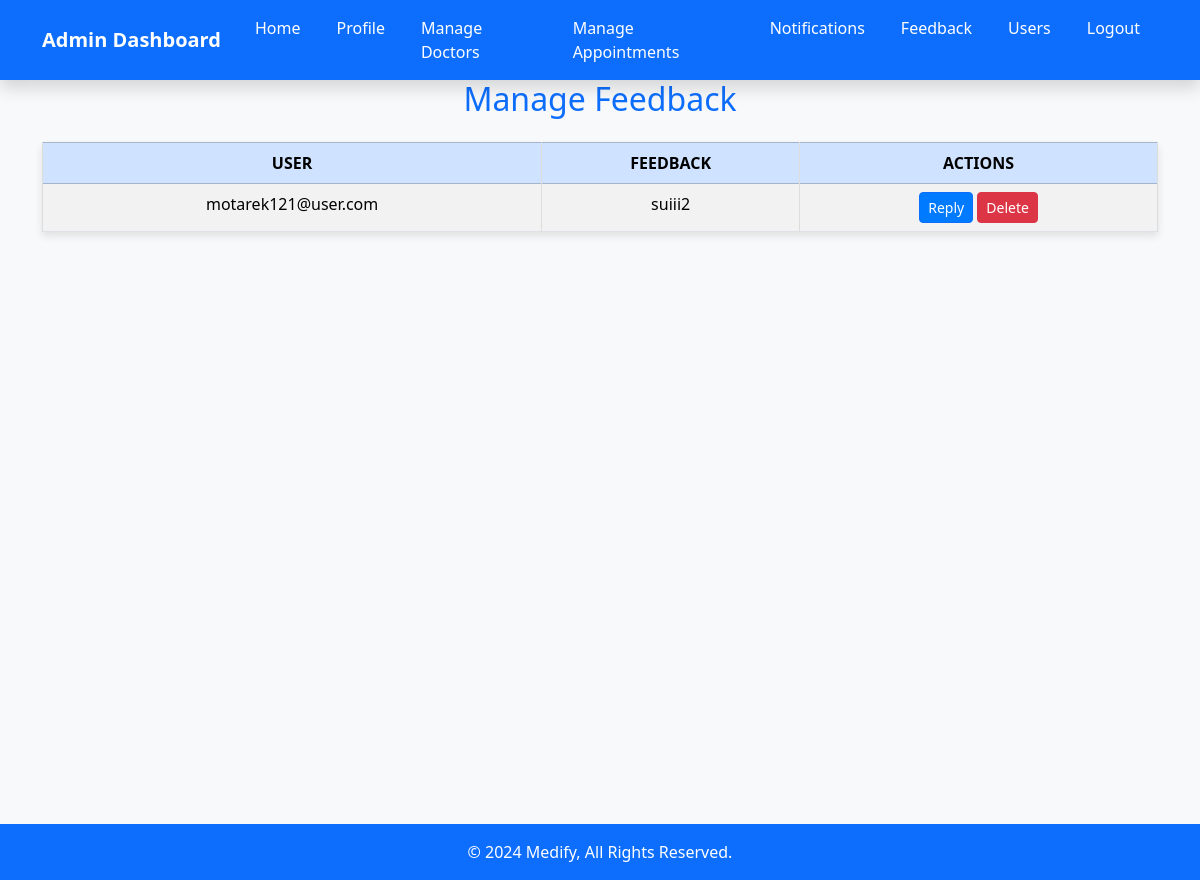
Page /feedback (signed in) on the earlier database version.
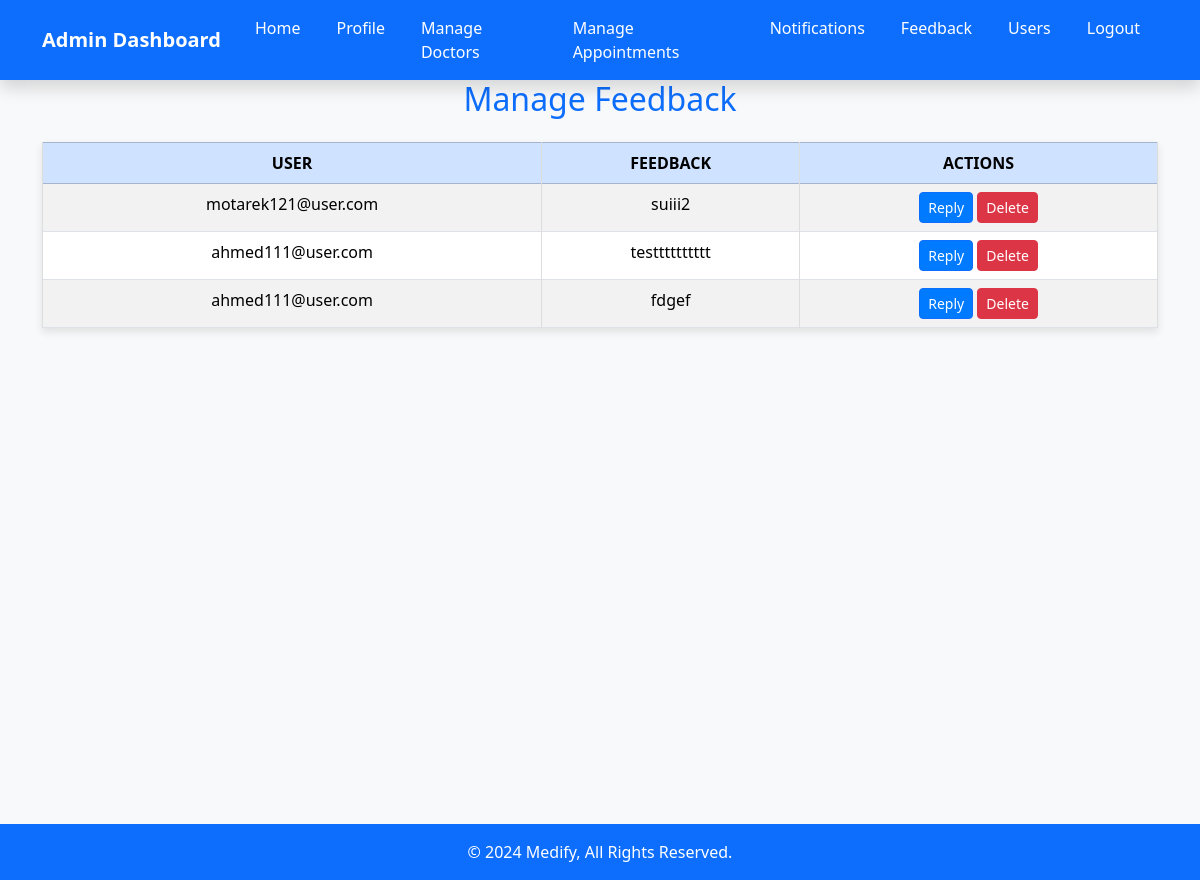
Same page on the later database version.
### tables this page shows
CREATE TABLE suggestions (
            id INTEGER PRIMARY KEY AUTOINCREMENT,
            user_email TEXT NOT NULL,
            suggestion TEXT NOT NULL,
            FOREIGN KEY (user_email) REFERENCES users (email)
        );

### app.py (the view)
@app.route('/feedback')
def feedback():
    if 'user_type' in session and session['user_type'] == 'admin':
        with sqlite3.connect("users.db") as conn:
            cursor = conn.cursor()
            cursor.execute("SELECT user_email, suggestion FROM suggestions")
            suggestions = cursor.fetchall()
        return render_template('feedback.html', suggestions=suggestions)
    return redirect(url_for('login'))

### templates/feedback.html (shortened to what this page needs)
<!DOCTYPE html>
<html lang="en">
<head>
    <link rel="stylesheet" href="{{ url_for('static', filename='css/feedback.css') }}">
    <link href="https://cdn.jsdelivr.net/npm/bootstrap@5.3.2/dist/css/bootstrap.min.css" rel="stylesheet">
</head>
<body>
    <nav class="navbar navbar-expand-lg navbar-dark bg-primary shadow">
        <div class="container">
            <a class="navbar-brand fw-bold" href="{{ url_for('index_admin') }}">Admin Dashboard</a>
            <div class="collapse navbar-collapse" id="navbarNav">
                <ul class="navbar-nav ms-auto">
                    <li class="nav-item"><a class="nav-link" href="{{ url_for('index_admin') }}">Home</a></li>
                    <li class="nav-item"><a class="nav-link" href="{{ url_for('profile') }}">Profile</a></li>
                    <li class="nav-item"><a class="nav-link" href="{{ url_for('manage_doctors') }}">Manage Doctors</a></li>
                    <li class="nav-item"><a class="nav-link" href="{{ url_for('manage_appointments') }}">Manage Appointments</a></li>
                    <li class="nav-item"><a class="nav-link" href="{{ url_for('notifications') }}">Notifications</a></li>
                    <li class="nav-item"><a class="nav-link" href="{{ url_for('feedback') }}">Feedback</a></li>
                    <li class="nav-item"><a class="nav-link" href="{{ url_for('manage_users') }}">Users</a></li>
                    <li class="nav-item"><a class="nav-link" href="/logout">Logout</a></li>
                </ul>
            </div>
        </div>
    </nav>
    <section class="vh-100 bg-light">
        <div class="container">
            <h2 class="text-primary mb-4 text-center">Manage Feedback</h2>
            <table class="table table-bordered table-striped">
                <thead class="table-primary">
                    <tr>
                        <th>User</th>
                        <th>Feedback</th>
                        <th>Actions</th>
                    </tr>
                </thead>
                <tbody id="feedbackTable">
                    {% if suggestions %}
                        {% for suggestion in suggestions %}
                            <tr>
                                <td>{{ suggestion[0] }}</td>
                                <td>{{ suggestion[1] }}</td>
                                <td>
                                    <button class="btn btn-sm btn-primary reply">Reply</button>
                                    <button class="btn btn-sm btn-danger delete">Delete</button>
                                </td>
                            </tr>
                        {% endfor %}
                    {% else %}
                        <tr>
                            <td colspan="3" class="text-center">No feedback available.</td>
                        </tr>
                    {% endif %}
                </tbody>
            </table>
        </div>
    </section>
    <footer class="bg-primary text-white text-center py-3">
        &copy; 2024 Medify, All Rights Reserved.
    </footer>
</body>
</html>

Differences in the rows shown:
added suggestions: user_email "ahmed111@user.com", suggestion "testttttttttt"
added suggestions: user_email "ahmed111@user.com", suggestion "fdgef"
